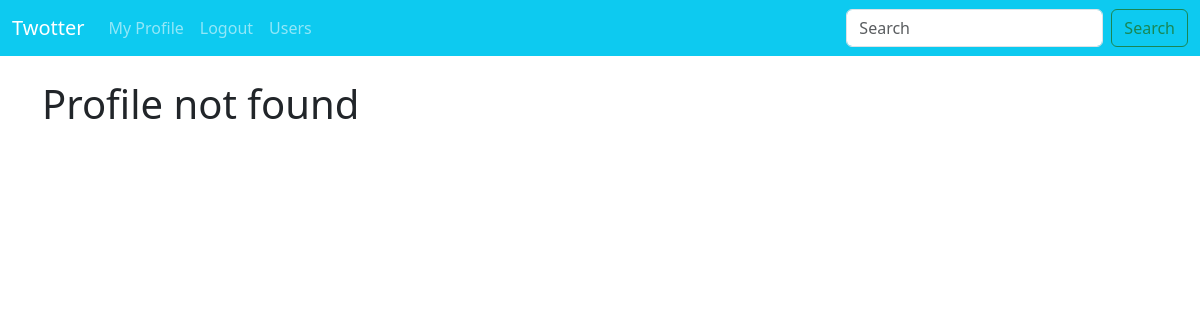
The app's page /profile/11 (signed in), older data.
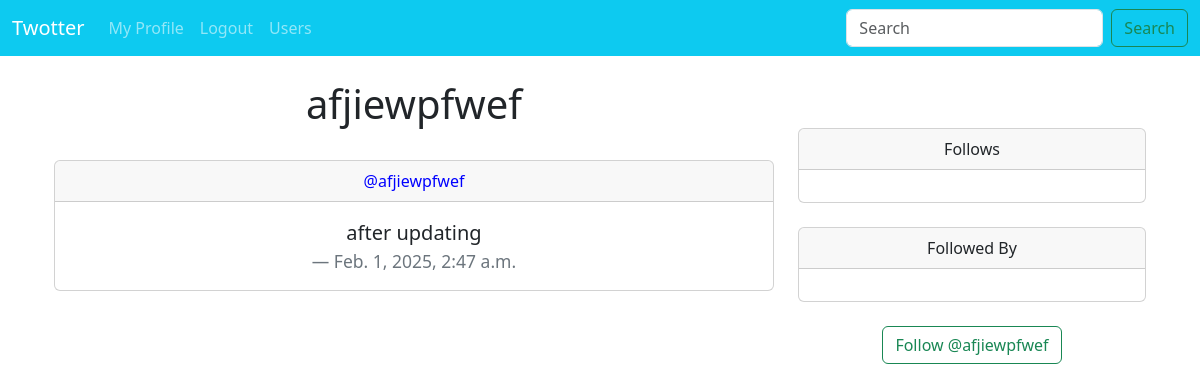
The same page, newer data.
### social/models.py (models this page shows, shortened)
class Profile(models.Model): #profile model is in every user model
    user = models.OneToOneField(User, on_delete=models.CASCADE) #each user has one unique profile
    follows = models.ManyToManyField("self", #follows contain any amount of other profiles
                                     related_name="followed_by", #so you can see every profile that follows this one
                                     symmetrical=False, #so following doesn't have to go both ways
                                     blank=True) #following can be blank
    date_modified = models.DateTimeField(User, auto_now=True) #last time a profile was modified
    profile_image = models.ImageField(null=True,blank=True,upload_to='images/') #profile image

class Twoot(models.Model): #model for a twooter (offbrand tweet)
    user = models.ForeignKey( #many to one relationship between twoot and user, since many tweets can belong to one user
        User,
        related_name="Twoots", #so you can access twoots of a user
        on_delete=models.DO_NOTHING)
    body = models.CharField(max_length=256) #max character count for twoot is 256
    created_at = models.DateTimeField(auto_now_add=True) #created at date is used for sorting

### social/views.py (the view, shortened to what this page needs)
# urls.py: path('profile/<int:pk>',views.profile, name='profile'), #profile of user with id <int:pk>
def profile(request, pk):
    if request.user.is_authenticated: #cannot view profiles unless logged in
        try:
            profile = Profile.objects.get(user_id=pk)
            twoots = profile.user.Twoots.all().order_by("-created_at") #gets all twoots made by user ordered newest to oldest
        except:
            profile = None
            twoots=None
        return render(request, "profile.html", {"profile":profile,"twoots":twoots})
    else:
        messages.success(request, ("You must be logged in to view this page"))
        return redirect('home')

### social/templates/profile.html (shortened to what this page needs)
{% extends 'base.html' %}
{% block content %}
    {% if profile and profile is not None %}
<br>
<div class="container text-center">
    <div class="row">
        <div class="col-8">
            <h1>{{ profile.user.username }}</h1>
<br>
            {% if twoots %}
            {% for twoot in twoots %}
<div class="card">
  <div class="card-header">
      <a href="{% url 'profile' twoot.user.profile.user_id %}" style="text-decoration:none; color:blue;" >@{{ twoot.user|lower }}</a>
  </div>
  <div class="card-body">
    <blockquote class="blockquote mb-0">
      <p>{{ twoot.body }}</p>
      <footer class="blockquote-footer">{{ twoot.created_at }}</footer>
    </blockquote>
  </div>
</div>
<br>
{% endfor %}
            {% else %}
            <p class="text-secondary">{{ profile.user.username }} hasn't posted any Twoots yet.</p>
            {% endif %}
        </div>
        <div class="col-4">
            <br><br>
            <div class="card">
  <div class="card-header">
    Follows
  </div>
  <div class="card-body">
  </div>
</div>
<br>
                      <div class="card">
  <div class="card-header">
    Followed By
  </div>
  <div class="card-body">
  </div>
</div>
            {% if profile.id != user.profile.id %}
            <br>
            <form method=POST>
                {% if profile in user.profile.follows.all %}
                <button class="btn btn-outline-danger" name="follow" value="unfollow" type = "submit" >Unfollow @{{profile.user.username|lower}} </button>
                {% else %}
                <button class="btn btn-outline-success" name="follow" value="follow" type = "submit" >Follow @{{profile.user.username|lower}} </button>
                {% endif %}
            </form>
            {% else %}
            <br><br><br>
            <a href="{% url 'update_user' %}" class="btn btn-outline-secondary" >Update Profile</a>
            {% endif %}
</div></div></div>
{% else %}
<br>
<h1>Profile not found</h1>
    {% endif %}
{% endblock %}

Row changes from the older to the newer data that the page shows:
added Profile: user.username "afjiewpfwef"
added Twoot: user "afjiewpfwef", body "after updating", created_at "Feb. 1, 2025, 2:47 a.m."
Text that changed along with them:
text no longer shown: "Profile not found"
text now shown: "Follows Followed By Follow @"
